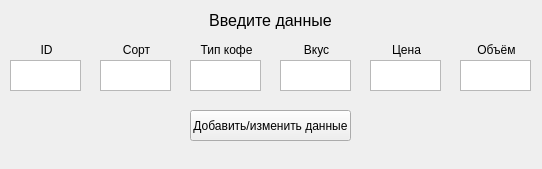
<?xml version="1.0" encoding="UTF-8"?>
<ui version="4.0">
 <class>Form</class>
 <widget class="QWidget" name="Form">
  <property name="geometry">
   <rect>
    <x>0</x>
    <y>0</y>
    <width>542</width>
    <height>169</height>
   </rect>
  </property>
  <property name="windowTitle">
   <string>Form</string>
  </property>
  <widget class="QLabel" name="label">
   <property name="geometry">
    <rect>
     <x>0</x>
     <y>10</y>
     <width>541</width>
     <height>21</height>
    </rect>
   </property>
   <property name="font">
    <font>
     <pointsize>12</pointsize>
    </font>
   </property>
   <property name="text">
    <string>Введите данные</string>
   </property>
   <property name="alignment">
    <set>Qt::AlignCenter</set>
   </property>
  </widget>
  <widget class="QPlainTextEdit" name="plainTextEdit">
   <property name="geometry">
    <rect>
     <x>10</x>
     <y>60</y>
     <width>71</width>
     <height>31</height>
    </rect>
   </property>
  </widget>
  <widget class="QLabel" name="label_2">
   <property name="geometry">
    <rect>
     <x>16</x>
     <y>40</y>
     <width>61</width>
     <height>20</height>
    </rect>
   </property>
   <property name="text">
    <string>ID</string>
   </property>
   <property name="alignment">
    <set>Qt::AlignCenter</set>
   </property>
  </widget>
  <widget class="QLabel" name="label_3">
   <property name="geometry">
    <rect>
     <x>106</x>
     <y>40</y>
     <width>61</width>
     <height>20</height>
    </rect>
   </property>
   <property name="text">
    <string>Сорт</string>
   </property>
   <property name="alignment">
    <set>Qt::AlignCenter</set>
   </property>
  </widget>
  <widget class="QPlainTextEdit" name="plainTextEdit_2">
   <property name="geometry">
    <rect>
     <x>100</x>
     <y>60</y>
     <width>71</width>
     <height>31</height>
    </rect>
   </property>
  </widget>
  <widget class="QLabel" name="label_4">
   <property name="geometry">
    <rect>
     <x>196</x>
     <y>40</y>
     <width>61</width>
     <height>20</height>
    </rect>
   </property>
   <property name="text">
    <string>Тип кофе</string>
   </property>
   <property name="alignment">
    <set>Qt::AlignCenter</set>
   </property>
  </widget>
  <widget class="QPlainTextEdit" name="plainTextEdit_3">
   <property name="geometry">
    <rect>
     <x>190</x>
     <y>60</y>
     <width>71</width>
     <height>31</height>
    </rect>
   </property>
  </widget>
  <widget class="QLabel" name="label_5">
   <property name="geometry">
    <rect>
     <x>286</x>
     <y>40</y>
     <width>61</width>
     <height>20</height>
    </rect>
   </property>
   <property name="text">
    <string>Вкус</string>
   </property>
   <property name="alignment">
    <set>Qt::AlignCenter</set>
   </property>
  </widget>
  <widget class="QPlainTextEdit" name="plainTextEdit_4">
   <property name="geometry">
    <rect>
     <x>280</x>
     <y>60</y>
     <width>71</width>
     <height>31</height>
    </rect>
   </property>
  </widget>
  <widget class="QLabel" name="label_6">
   <property name="geometry">
    <rect>
     <x>376</x>
     <y>40</y>
     <width>61</width>
     <height>20</height>
    </rect>
   </property>
   <property name="text">
    <string>Цена</string>
   </property>
   <property name="alignment">
    <set>Qt::AlignCenter</set>
   </property>
  </widget>
  <widget class="QPlainTextEdit" name="plainTextEdit_5">
   <property name="geometry">
    <rect>
     <x>370</x>
     <y>60</y>
     <width>71</width>
     <height>31</height>
    </rect>
   </property>
  </widget>
  <widget class="QLabel" name="label_7">
   <property name="geometry">
    <rect>
     <x>466</x>
     <y>40</y>
     <width>61</width>
     <height>20</height>
    </rect>
   </property>
   <property name="text">
    <string>Объём</string>
   </property>
   <property name="alignment">
    <set>Qt::AlignCenter</set>
   </property>
  </widget>
  <widget class="QPlainTextEdit" name="plainTextEdit_6">
   <property name="geometry">
    <rect>
     <x>460</x>
     <y>60</y>
     <width>71</width>
     <height>31</height>
    </rect>
   </property>
  </widget>
  <widget class="QPushButton" name="pushButton">
   <property name="geometry">
    <rect>
     <x>190</x>
     <y>110</y>
     <width>161</width>
     <height>31</height>
    </rect>
   </property>
   <property name="text">
    <string>Добавить/изменить данные</string>
   </property>
  </widget>
  <widget class="QLabel" name="label_8">
   <property name="geometry">
    <rect>
     <x>10</x>
     <y>140</y>
     <width>521</width>
     <height>21</height>
    </rect>
   </property>
   <property name="text">
    <string/>
   </property>
  </widget>
 </widget>
 <resources/>
 <connections/>
</ui>
